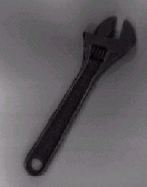
//> input picture samples/thin1.jpg, 147 x 187 px
$ ./thin_example ../../samples/thin1.jpg   (built with g++ and OpenCV 4)
//> lines starting //> are read from the running program, lines starting //| are printed output that depends on the picture; after the words box and inside, x2 and y2 are one past the last pixel; in counts of white or black regions, pixels touching at a corner belong together
#include <stdlib.h>
#include <stdio.h>
#include <math.h>
#include <fstream>
#include <string>
#include <iostream>
#include <opencv/cv.h>
#include <opencv/highgui.h>
using namespace std;

void cvThin( IplImage*, IplImage*, int iterations);

//使用举例

int main(int argc, char* argv[])
{
 IplImage *pSrc = NULL,*pDst = NULL,*pTmp = NULL;

//传入一个灰度图像
 pSrc = cvLoadImage(argv[1],CV_LOAD_IMAGE_GRAYSCALE);
 if(!pSrc)
 {
  return 0;
 }

 pTmp = cvCloneImage(pSrc);
 pDst = cvCreateImage(cvGetSize(pSrc),pSrc->depth,pSrc->nChannels);
 cvZero(pDst);
 cvThreshold(pSrc,pTmp,68,255,CV_THRESH_BINARY_INV);//做二值处理，将图像转换成0，1格式
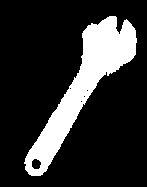
//> pTmp: 187 rows x 147 cols, CV_8UC1; 18.6% white; 1 white region, box (x1, y1, x2, y2) and area: (24, 16, 137, 176) 5105
 cvSaveImage("binary.jpg", pTmp);

 cvThin(pTmp,pDst,8);//细化，通过修改iterations参数进一步细化
 cvSaveImage("thin.jpg", pDst);

 cvReleaseImage(&pSrc);
 cvReleaseImage(&pDst);
 cvReleaseImage(&pTmp);

 return 0;
}


void cvThin( IplImage* src, IplImage* dst, int iterations)
{
//> called with iterations = 8
#define byte unsigned char

#define WHITE 255
#define BLACK 0
 //此时的src是一个二值化的图片
 CvSize size = cvGetSize(src);
//> size = Size(147, 187)
 cvCopy(src, dst);

 int n = 0,i = 0,j = 0;
 for(n=0; n<iterations; n++)//开始进行迭代
 {
   IplImage* t_image = cvCloneImage(dst);
   for(i=0; i<size.height;  i++)
  {
   for(j=0; j<size.width; j++)
   {
    if(CV_IMAGE_ELEM(t_image,byte,i,j)==WHITE)
    {
     int ap=0;
     int p2 = (i==0)?0:CV_IMAGE_ELEM(t_image,byte, i-1, j);
     int p3 = (i==0 || j==size.width-1)?0:CV_IMAGE_ELEM(t_image,byte, i-1, j+1);
     if (p2==0 && p3==WHITE)
     {
      ap++;
     }

     int p4 = (j==size.width-1)?0:CV_IMAGE_ELEM(t_image,byte,i,j+1);
     if(p3==0 && p4==WHITE)
     {
      ap++;
     }

     int p5 = (i==size.height-1 || j==size.width-1)?0:CV_IMAGE_ELEM(t_image,byte,i+1,j+1);
     if(p4==0 && p5==WHITE)
     {
      ap++;
     }

     int p6 = (i==size.height-1)?0:CV_IMAGE_ELEM(t_image,byte,i+1,j);
     if(p5==0 && p6==WHITE)
     {
      ap++;
     }

     int p7 = (i==size.height-1 || j==0)?0:CV_IMAGE_ELEM(t_image,byte,i+1,j-1);
     if(p6==0 && p7==WHITE)
     {
      ap++;
     }

     int p8 = (j==0)?0:CV_IMAGE_ELEM(t_image,byte,i,j-1);
     if(p7==0 && p8==WHITE)
     {
      ap++;
     }

     int p9 = (i==0 || j==0)?0:CV_IMAGE_ELEM(t_image,byte,i-1,j-1);
     if(p8==0 && p9==WHITE)
     {
      ap++;
     }
     if(p9==0 && p2==WHITE)
     {
      ap++;
     }

     if((p2+p3+p4+p5+p6+p7+p8+p9)>1*WHITE && (p2+p3+p4+p5+p6+p7+p8+p9)<7*WHITE)
     {
      if(ap==1)
      {
       if(!(p2 && p4 && p6))
       {
        if(!(p4 && p6 && p8))
        {
         CV_IMAGE_ELEM(dst,byte,i,j)=BLACK;//设置目标图像中像素值为0的点
        }
       }
      }
     }

    }
   }
  }

  cvReleaseImage(&t_image);

  t_image = cvCloneImage(dst);
  for(i=0; i<size.height;  i++)
  {
   for(int j=0; j<size.width; j++)
   {
    if(CV_IMAGE_ELEM(t_image,byte,i,j)==WHITE)
    {
     int ap=0;
     int p2 = (i==0)?0:CV_IMAGE_ELEM(t_image,byte, i-1, j);
     int p3 = (i==0 || j==size.width-1)?0:CV_IMAGE_ELEM(t_image,byte, i-1, j+1);
     if (p2==BLACK && p3==WHITE)
     {
      ap++;
     }
     int p4 = (j==size.width-1)?0:CV_IMAGE_ELEM(t_image,byte,i,j+1);
     if(p3==BLACK && p4==WHITE)
     {
      ap++;
     }
     int p5 = (i==size.height-1 || j==size.width-1)?0:CV_IMAGE_ELEM(t_image,byte,i+1,j+1);
     if(p4==BLACK && p5==WHITE)
     {
      ap++;
     }
     int p6 = (i==size.height-1)?0:CV_IMAGE_ELEM(t_image,byte,i+1,j);
     if(p5==BLACK && p6==WHITE)
     {
      ap++;
     }
     int p7 = (i==size.height-1 || j==0)?0:CV_IMAGE_ELEM(t_image,byte,i+1,j-1);
     if(p6==BLACK && p7==WHITE)
     {
      ap++;
     }
     int p8 = (j==0)?0:CV_IMAGE_ELEM(t_image,byte,i,j-1);
     if(p7==BLACK && p8==WHITE)
     {
      ap++;
     }
     int p9 = (i==0 || j==0)?0:CV_IMAGE_ELEM(t_image,byte,i-1,j-1);
     if(p8==BLACK && p9==WHITE)
     {
      ap++;
     }
     if(p9==BLACK && p2==WHITE)
     {
      ap++;
     }
     if((p2+p3+p4+p5+p6+p7+p8+p9)>1*WHITE && (p2+p3+p4+p5+p6+p7+p8+p9)<7*WHITE)
     {
      if(ap==1)
      {
       if(p2*p4*p8==0)
       {
        if(p2*p6*p8==0)
        {
         CV_IMAGE_ELEM(dst, byte,i,j)=BLACK;
        }
       }
      }
     }
    }

   }

  }
  cvReleaseImage(&t_image);
 }
//> this loop made 8 passes
//> pass 1, in cvThin, `t_image = cvCloneImage(dst);`:
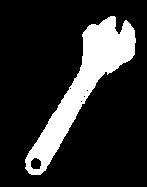
//> t_image: 187 rows x 147 cols, CV_8UC1; 17.4% white; 1 white region, box (x1, y1, x2, y2) and area: (25, 16, 136, 175) 4791
//> pass 2, in cvThin, `IplImage* t_image = cvCloneImage(dst);`:
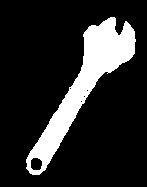
//> t_image: 187 rows x 147 cols, CV_8UC1; 16.3% white; 1 white region, box (x1, y1, x2, y2) and area: (26, 17, 136, 175) 4481
//> pass 2, in cvThin, `t_image = cvCloneImage(dst);`:
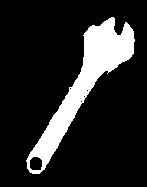
//> t_image: 187 rows x 147 cols, CV_8UC1; 15.2% white; 1 white region, box (x1, y1, x2, y2) and area: (26, 17, 135, 174) 4176
//> pass 3, in cvThin, `IplImage* t_image = cvCloneImage(dst);`:
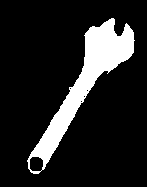
//> t_image: 187 rows x 147 cols, CV_8UC1; 14.1% white; 1 white region, box (x1, y1, x2, y2) and area: (27, 18, 135, 174) 3869
//> after the loop:
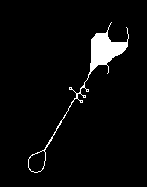
//> dst: 187 rows x 147 cols, CV_8UC1; 4% white; 1 white region, box (x1, y1, x2, y2) and area: (28, 22, 129, 173) 1104

}
